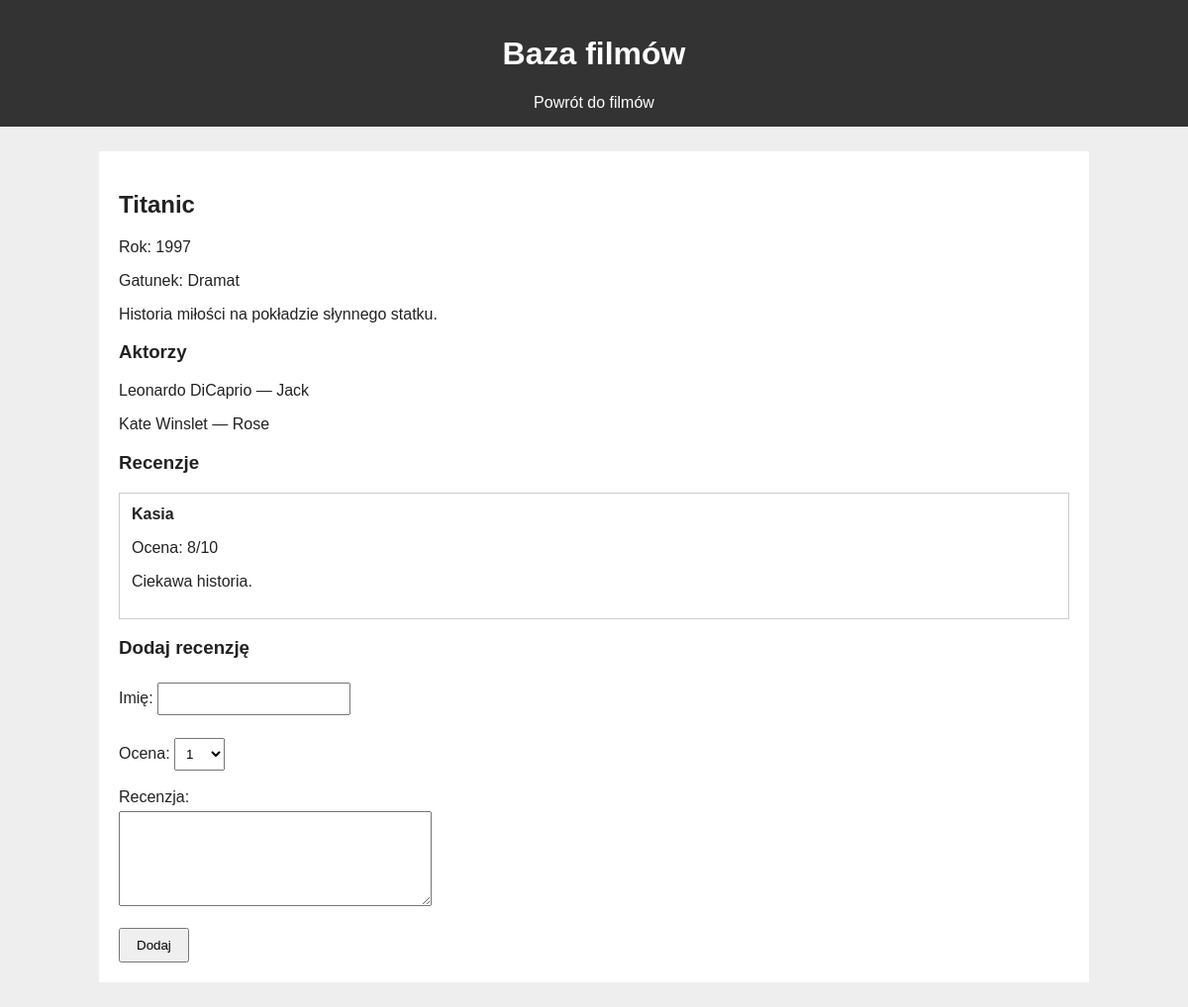
/film.php?id=2, run on the app's committed database.
### tables this page shows
CREATE TABLE filmy (
    id INT AUTO_INCREMENT PRIMARY KEY,
    tytul VARCHAR(100) NOT NULL,
    rok INT NOT NULL,
    gatunek VARCHAR(50) NOT NULL,
    opis TEXT
);

CREATE TABLE obsada (
    id INT AUTO_INCREMENT PRIMARY KEY,
    film_id INT,
    aktor_id INT,
    rola VARCHAR(100),
    FOREIGN KEY (film_id) REFERENCES filmy(id),
    FOREIGN KEY (aktor_id) REFERENCES aktorzy(id)
);

CREATE TABLE aktorzy (
    id INT AUTO_INCREMENT PRIMARY KEY,
    imie VARCHAR(50) NOT NULL,
    nazwisko VARCHAR(50) NOT NULL
);

CREATE TABLE recenzje (
    id INT AUTO_INCREMENT PRIMARY KEY,
    film_id INT,
    autor VARCHAR(50),
    ocena INT,
    tresc TEXT,
    FOREIGN KEY (film_id) REFERENCES filmy(id)
);

### film.php (the view, shortened to what this page needs)
<?php
include "polacz.php";
$id = (int) $_GET["id"];
$sql = "SELECT * FROM filmy WHERE id = $id";
$wynik = mysqli_query($polaczenie, $sql);
$film = mysqli_fetch_assoc($wynik);
$sql = "SELECT aktorzy.imie, aktorzy.nazwisko, obsada.rola
        FROM aktorzy
        JOIN obsada ON aktorzy.id = obsada.aktor_id
        WHERE obsada.film_id = $id";
$aktorzy = mysqli_query($polaczenie, $sql);
$sql = "SELECT * FROM recenzje WHERE film_id = $id";
$recenzje = mysqli_query($polaczenie, $sql);
?>
<!DOCTYPE html>
<html lang="pl">
<head>
    <link rel="stylesheet" href="style.css">
</head>
<body>
<header>
    <h1>Baza filmów</h1>
    <nav><a href="index.php">Powrót do filmów</a></nav>
</header>
<main>
    <h2><?php echo htmlspecialchars($film["tytul"]); ?></h2>
    <p>Rok: <?php echo $film["rok"]; ?></p>
    <p>Gatunek: <?php echo htmlspecialchars($film["gatunek"]); ?></p>
    <p><?php echo htmlspecialchars($film["opis"]); ?></p>
    <h3>Aktorzy</h3>
    <?php while ($aktor = mysqli_fetch_assoc($aktorzy)) { ?>
        <p><?php echo htmlspecialchars($aktor["imie"] . " " . $aktor["nazwisko"]); ?>
        — <?php echo htmlspecialchars($aktor["rola"]); ?></p>
    <?php } ?>
    <h3>Recenzje</h3>
    <?php while ($recenzja = mysqli_fetch_assoc($recenzje)) { ?>
        <div class="film">
            <b><?php echo htmlspecialchars($recenzja["autor"]); ?></b>
            <p>Ocena: <?php echo $recenzja["ocena"]; ?>/10</p>
            <p><?php echo htmlspecialchars($recenzja["tresc"]); ?></p>
        </div>
    <?php } ?>
    <h3>Dodaj recenzję</h3>
    <form method="post">
        <label>Imię: <input type="text" name="autor" required></label><br><br>
        <label>Ocena:
            <select name="ocena">
                <?php for ($i = 1; $i <= 10; $i++) echo "<option>$i</option>"; ?>
            </select>
        </label><br><br>
        <label>Recenzja:<br><textarea name="tresc" required></textarea></label><br><br>
        <button type="submit" name="dodaj">Dodaj</button>
    </form>
</main>
</body>
</html>

### style.css (style rules this page uses)
body { font-family: Arial, sans-serif; background-color: #eeeeee; margin: 0; color: #222222; }
header { background-color: #333333; color: white; padding: 15px; text-align: center; }
nav a { color: white; margin: 10px; text-decoration: none; }
main { width: 80%; margin: 25px auto; background-color: white; padding: 20px; }
.film { border: 1px solid #cccccc; padding: 12px; margin: 12px 0; }
a { color: #145da0; }
input, select, textarea { padding: 7px; margin-top: 5px; }
textarea { width: 300px; height: 80px; }
button { padding: 8px 16px; cursor: pointer; }

### data on the page
filmy: tytul "Titanic", rok "1997", gatunek "Dramat", opis "Historia miłości na pokładzie słynnego statku."
obsada: aktor.nazwisko "Leonardo DiCaprio", rola "Jack"
obsada: aktor.nazwisko "Kate Winslet", rola "Rose"
recenzje: autor "Kasia", ocena "8", tresc "Ciekawa historia."

### other printed values
form field ocena "1"
